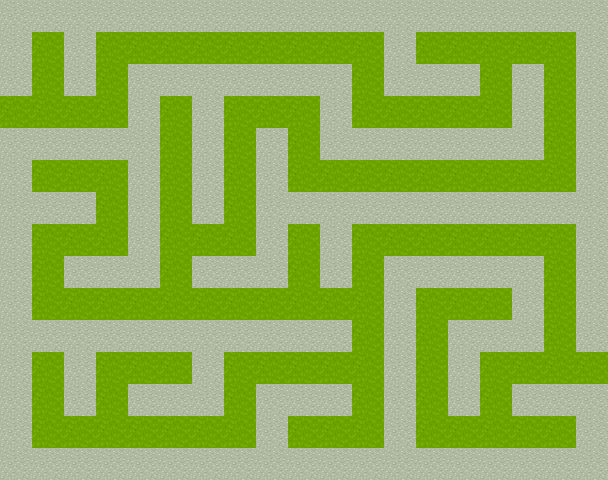

This is a level from a 2D game, rendered from its Tiled map with the project's own tilesets. A one-line summary and the complete map file follow:
An orthogonal 19x15 tile map with 32x32 px tiles, 1 tile layer (Livello tile 1).

<map version="1.2" tiledversion="1.3.0" orientation="orthogonal" renderorder="right-down" compressionlevel="-1" width="19" height="15" tilewidth="32" tileheight="32" infinite="0" nextlayerid="2" nextobjectid="1">
 <tileset firstgid="1" source="Pipoya RPG Tileset 32x32/Pipoya RPG Tileset 32x32/SampleMap/[Base]BaseChip_pipo.tsx" />
 <layer id="1" name="Livello tile 1" width="19" height="15">
  <data encoding="csv">
8,8,8,8,8,8,8,8,8,8,8,8,8,8,8,8,8,8,8,
8,2,8,2,2,2,2,2,2,2,2,2,8,2,2,2,2,2,8,
8,2,8,2,8,8,8,8,8,8,8,2,8,8,8,2,8,2,8,
2,2,2,2,8,2,8,2,2,2,8,2,2,2,2,2,8,2,8,
8,8,8,8,8,2,8,2,8,2,8,8,8,8,8,8,8,2,8,
8,2,2,2,8,2,8,2,8,2,2,2,2,2,2,2,2,2,8,
8,8,8,2,8,2,8,2,8,8,8,8,8,8,8,8,8,8,8,
8,2,2,2,8,2,2,2,8,2,8,2,2,2,2,2,2,2,8,
8,2,8,8,8,2,8,8,8,2,8,2,8,8,8,8,8,2,8,
8,2,2,2,2,2,2,2,2,2,2,2,8,2,2,2,8,2,8,
8,8,8,8,8,8,8,8,8,8,8,2,8,2,8,8,8,2,8,
8,2,8,2,2,2,8,2,2,2,2,2,8,2,8,2,2,2,2,
8,2,8,2,8,8,8,2,8,8,8,2,8,2,8,2,8,8,8,
8,2,2,2,2,2,2,2,8,2,2,2,8,2,2,2,2,2,8,
8,8,8,8,8,8,8,8,8,8,8,8,8,8,8,8,8,8,8
</data>
 </layer>
</map>
